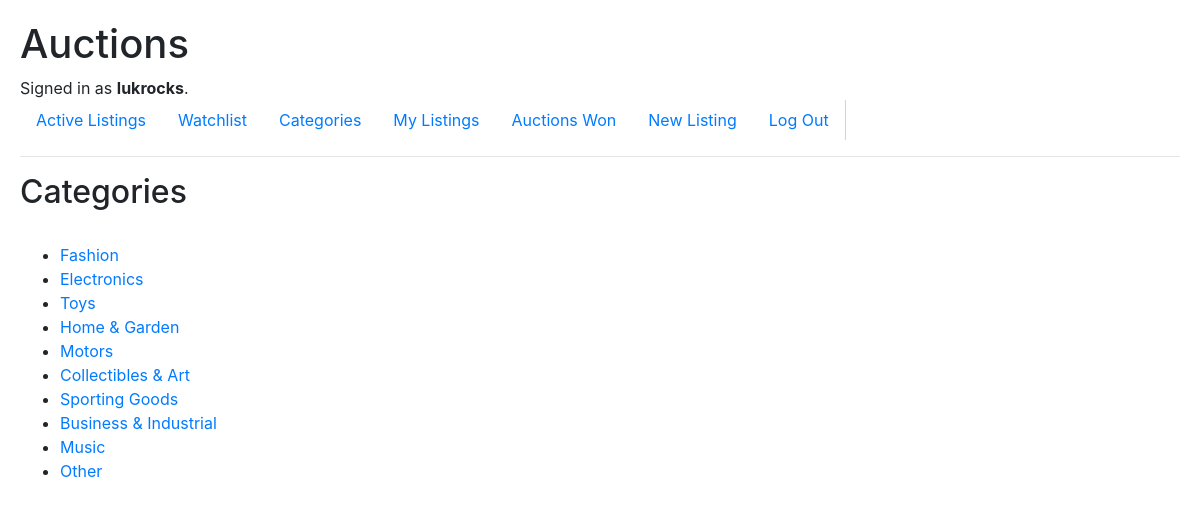
Page /categories (signed in) on the committed database.
### auctions/models.py (models this page shows)
class User(AbstractUser):
    full_name = models.CharField(max_length=32)
    watchlist = models.ManyToManyField('Listing', blank=True)

class Category(models.Model):
    title = models.CharField(max_length=32)
    def __str__(self):
        return f"{self.title}"

### auctions/views.py (the view)
# urls.py: path("categories", views.categories, name="categories"),
def categories(request):
    return render(request, "auctions/categories.html", {
        "categories": Category.objects.all()
    })

### auctions/templates/auctions/categories.html
{% extends "auctions/layout.html" %}
{% block body %}
    <h2>Categories</h2>
    <br>
    <ul>
        {% for category in categories %}
            <li><a href="{% url 'category_page' category.id %}">{{ category }}</a></li>
        {% endfor %}
    </ul>
{% endblock %}

### auctions/templates/auctions/layout.html (shortened to what this page needs)
{% load static %}
<!DOCTYPE html>
<html lang="en">
    <head>
        <link rel="stylesheet" href="https://stackpath.bootstrapcdn.com/bootstrap/4.4.1/css/bootstrap.min.css">
        <link href="{% static 'auctions/styles.css' %}" rel="stylesheet">
    </head>
    <body>
        <h1>Auctions</h1>
        <div>
            {% if user.is_authenticated %}
                Signed in as <strong>{{ user.username }}</strong>.
            {% else %}
                Not signed in.
            {% endif %}
        </div>
        <ul class="nav">
            <li class="nav-item">
                <a class="nav-link" href="{% url 'index' %}">Active Listings</a>
            </li>
            {% if user.is_authenticated %}
                <li class="nav-item">
                    <a class="nav-link" href="{% url 'watchlist' %}">Watchlist</a>
                </li>
                <li class="nav-item">
                    <a class="nav-link" href="{% url 'categories' %}">Categories</a>
                </li>
                <li class="nav-item">
                    <a class="nav-link" href="{% url 'my_listings' %}">My Listings</a>
                </li>
                <li class="nav-item">
                    <a class="nav-link" href="{% url 'auctions_won' %}">Auctions Won</a>
                </li>
                <li class="nav-item">
                    <a class="nav-link" href="{% url 'new_listing' %}">New Listing</a>
                </li>
                <li class="nav-item">
                    <a class="nav-link" href="{% url 'logout' %}">Log Out</a>
                </li>
            {% endif %}
        </ul>
        <hr>
        {% block body %}
        {% endblock %}
    </body>
</html>

### auctions/static/auctions/styles.css (style rules this page uses)
body { padding: 20px; }

### rows in the picture
User: username "lukrocks"
Category: title "Fashion"
Category: title "Electronics"
Category: title "Toys"
Category: title "Home & Garden"
Category: title "Motors"
Category: title "Collectibles & Art"
Category: title "Sporting Goods"
Category: title "Business & Industrial"
Category: title "Music"
Category: title "Other"
